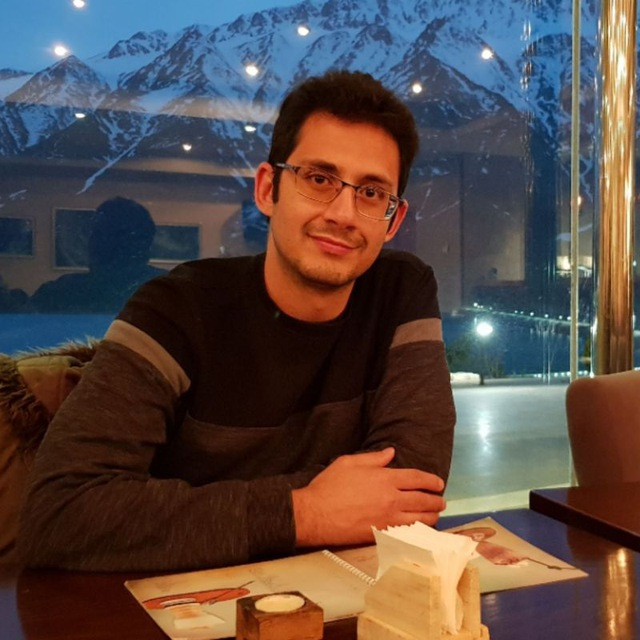
#> input picture 07-Image Segmentation and Recognition/images/akhavan.jpg, 640 x 640 px
$ jupyter execute 01-Grabcut.ipynb
#> lines starting #> are read from the running program, lines starting #| are printed output that depends on the picture; after the words box and inside, x2 and y2 are one past the last pixel; in counts of white or black regions, pixels touching at a corner belong together
## 1- Importing Libraries

[cell 1]
import cv2
import numpy as np
import matplotlib.pyplot as plt

## 2- Loading Image

[cell 2]
img = cv2.imread('images/akhavan.jpg')
#> img is the input picture: shape (640, 640, 3); mean B, G, R 69.2, 73.4, 88

rect = (21,50,460,600)
cv2.rectangle(img, (rect[0], rect[1]), (rect[2], rect[3]), (0,255,0), 2)
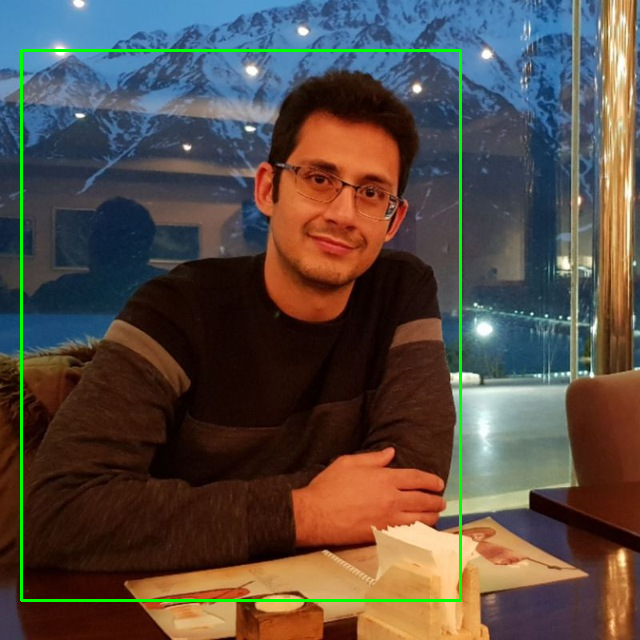
#> img: shape (640, 640, 3); 1.45% of pixels changed, all inside (x1, y1, x2, y2) = (20, 49, 462, 602)

plt.imshow(img[...,::-1])

## 3- Binary Mask

[cell 3]
img = cv2.imread('images/akhavan.jpg')

mask = np.zeros(img.shape[:2],np.uint8)
bgdModel = np.zeros((1,65),np.float64)
fgdModel = np.zeros((1,65),np.float64)

rect = (21,50,460,600)
cv2.grabCut(img,mask,rect,bgdModel,fgdModel,5,cv2.GC_INIT_WITH_RECT)
mask2 = np.where((mask==2)|(mask==0),0,1).astype('uint8')
result = img*mask2[:,:,np.newaxis]
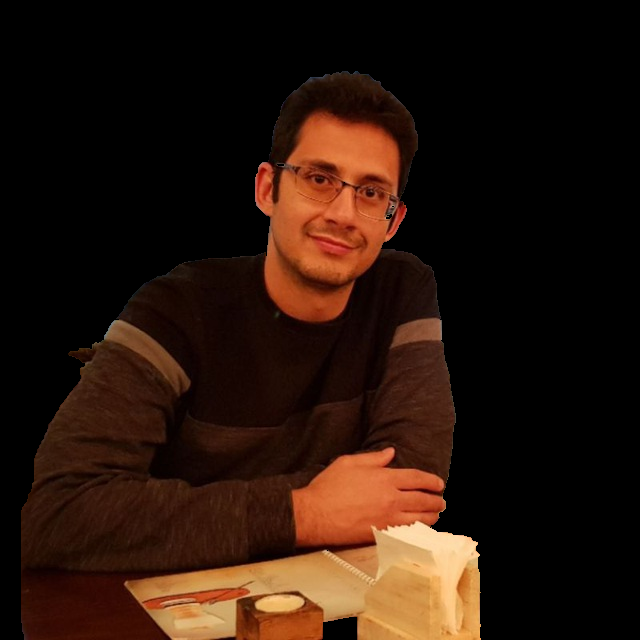
#> result: shape (640, 640, 3); mean B, G, R 11.1, 21.1, 40.5

plt.figure(figsize=[10,5])
plt.subplot(121);plt.imshow(img[...,::-1]);plt.title("image")
plt.subplot(122);plt.imshow(result[...,::-1]);plt.title("result")

### Cheking the Mask

[cell 4]
plt.imshow(mask);plt.colorbar();plt.show()
#> after `plt.imshow(mask)`:
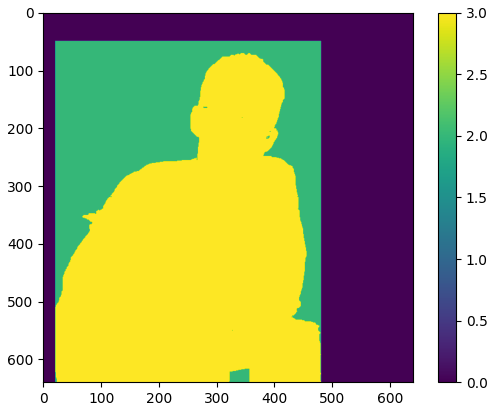
#> figure drawn by matplotlib, 2 panels

`cv2.GC_BGD` or `0` defines an **obvious background** pixels.

`cv2.GC_FGD` or `1` defines an **obvious foreground (object)** pixel.

`cv2.GC_PR_BGD` or `2` defines a **possible background** pixel.

`cv2.GC_PR_FGD` or `3` defines a **possible foreground** pixel.

[cell 5]
np.unique(mask)
#> Out = [0, 2, 3]

### more user interaction

[cell 6]
cv2.line(mask, (0,610), (600,550), cv2.GC_BGD, 15)
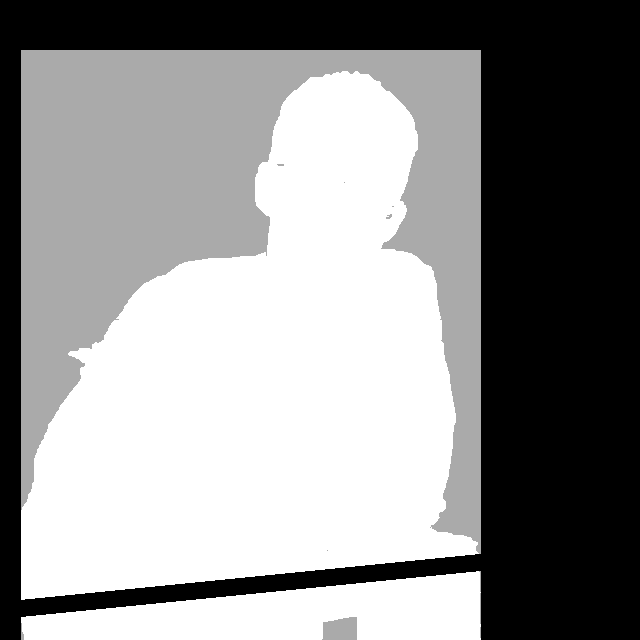
#> mask: shape (640, 640); min 0, max 3, mean 1.69; drawn with min black and max white
cv2.line(mask, (200,610), (400,610), cv2.GC_BGD, 15)
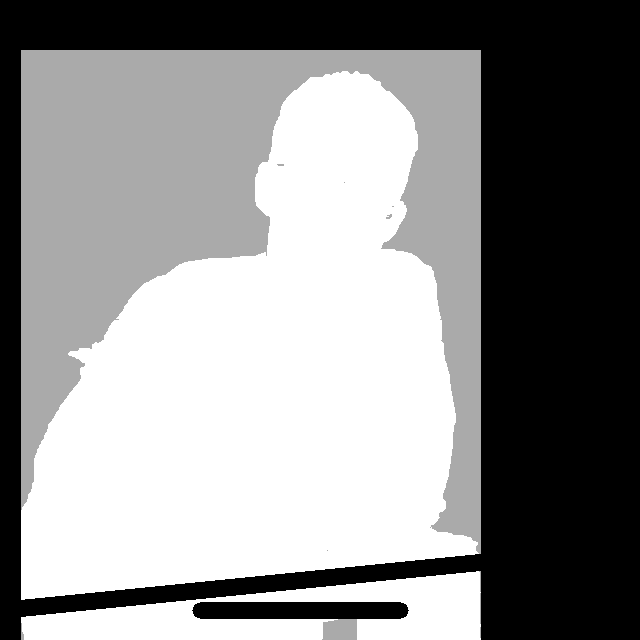
#> mask: shape (640, 640); 0.88% of pixels changed, all inside (x1, y1, x2, y2) = (192, 602, 409, 619); drawn with min black and max white
cv2.line(mask, (150,350), (400,210), cv2.GC_FGD, 15)
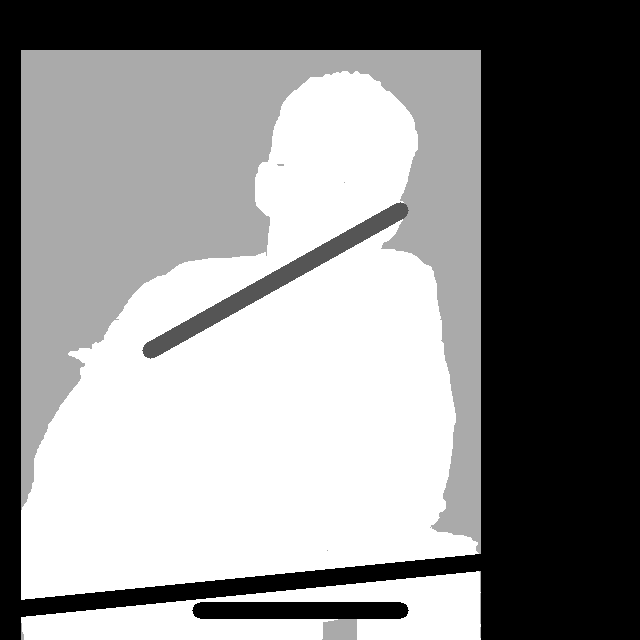
#> mask: shape (640, 640); 1.24% of pixels changed, all inside (x1, y1, x2, y2) = (142, 202, 409, 359); drawn with min black and max white

plt.imshow(mask);plt.colorbar();plt.show()
#> after `plt.imshow(mask)`:
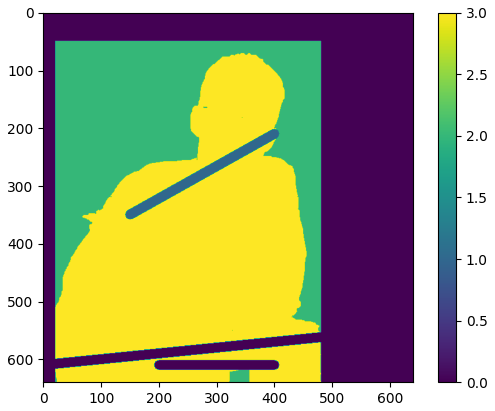
#> figure drawn by matplotlib, 2 panels

[cell 7]
img = cv2.imread('images/akhavan.jpg')

bgdmodel = np.zeros((1, 65), np.float64)
fgdmodel = np.zeros((1, 65), np.float64)
cv2.grabCut(img,mask,None,bgdModel,fgdModel,5,cv2.GC_INIT_WITH_MASK)

mask2 = np.where((mask==cv2.GC_PR_BGD)|(mask==cv2.GC_BGD),0,1).astype('uint8')
result = img*mask2[:,:,np.newaxis]
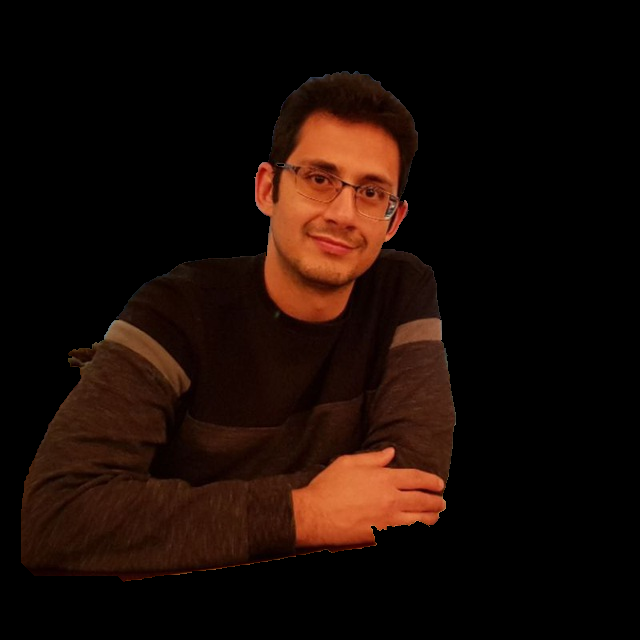
#> result: shape (640, 640, 3); mean B, G, R 5.4, 11, 25.3

plt.figure(figsize=[10,5])
plt.subplot(121);plt.imshow(img[...,::-1]);plt.title("image")
plt.subplot(122);plt.imshow(result[...,::-1]);plt.title("result")
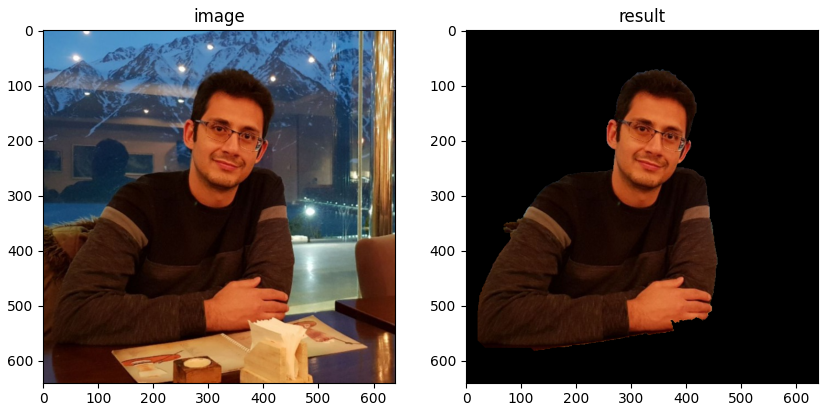
#> figure drawn by matplotlib, 2 panels

## 4- Background Removal Application

[cell 8]
draw_rectangle = False
drawing = False
rect_or_mask = -1
rect_is_drawed = False

def onmouse(event, x, y, flags, param):
    # Draw Rectangle
    global draw_rectangle, start_point, rect, drawing, rect_or_mask, draw_image, rect_is_drawed
    if event == cv2.EVENT_RBUTTONDOWN:
        draw_rectangle = True
        start_point = (x, y)

    elif event == cv2.EVENT_MOUSEMOVE:
        if draw_rectangle:
            draw_image = image.copy()
            cv2.rectangle(draw_image, start_point, (x, y), (255,0,0), 2)

    elif event == cv2.EVENT_RBUTTONUP:
        draw_rectangle = False
        cv2.rectangle(draw_image, start_point, (x, y), (255,0,0), 2)
        rect = (min(start_point[0], x), min(start_point[1], y), abs(start_point[0] - x), abs(start_point[1] - y))
        rect_is_drawed = True
        rect_or_mask = 0
    # draw touchup curves
    if event == cv2.EVENT_LBUTTONDOWN:
        if not rect_is_drawed:
            print("first draw rectangle \n")
        else:
            drawing = True
            cv2.circle(draw_image, (x,y), 3, value['color'], -1)
            cv2.circle(mask, (x,y), 3, value['val'], -1)

    elif event == cv2.EVENT_MOUSEMOVE:
        if drawing == True:
            cv2.circle(draw_image, (x, y), 3, value['color'], -1)
            cv2.circle(mask, (x, y), 3, value['val'], -1)

    elif event == cv2.EVENT_LBUTTONUP:
        if drawing == True:
            drawing = False


image = cv2.imread('images/akhavan.jpg')
draw_image = image.copy()                               # a copy of original image
mask = np.zeros(image.shape[:2], dtype = np.uint8)      # mask initialized to PR_BG
output = np.zeros(image.shape, np.uint8)                # output image to be shown

# input and output windows
cv2.namedWindow('output')
cv2.namedWindow('input')
cv2.setMouseCallback('input', onmouse)

DRAW_BG = {'color' : (0,0,0), 'val' : 0}
DRAW_FG = {'color' : (255,255,255), 'val' : 1}


while True:

    cv2.imshow('output', output)
    cv2.imshow('input', draw_image)
    k = cv2.waitKey(1)
#> (key Esc is pressed here)
    # key bindings
    if k == 27:         # esc to exit
        break
    elif k == ord('0'): # BG drawing
        value = DRAW_BG
    elif k == ord('1'): # FG drawing
        value = DRAW_FG
    elif k == ord('n'): # segment the image
        bgdmodel = np.zeros((1, 65), np.float64)
        fgdmodel = np.zeros((1, 65), np.float64)
        if rect_or_mask == 0:         # grabcut with rect
            cv2.grabCut(image, mask, rect, bgdmodel, fgdmodel, 1, cv2.GC_INIT_WITH_RECT)
            rect_or_mask = 1
        elif rect_or_mask == 1:       # grabcut with mask
            cv2.grabCut(image, mask, rect, bgdmodel, fgdmodel, 1, cv2.GC_INIT_WITH_MASK)


    mask2 = np.where((mask==1) + (mask==3), 255, 0).astype('uint8')
    output = cv2.bitwise_and(image, image, mask=mask2)

cv2.destroyAllWindows()
# cv2.imwrite('grabcut_output.png', output)

plt.figure(figsize=[10,5])
plt.subplot(121);plt.imshow(mask2, cmap='gray');plt.title("mask")
plt.subplot(122);plt.imshow(output[...,::-1]);plt.title("Output")
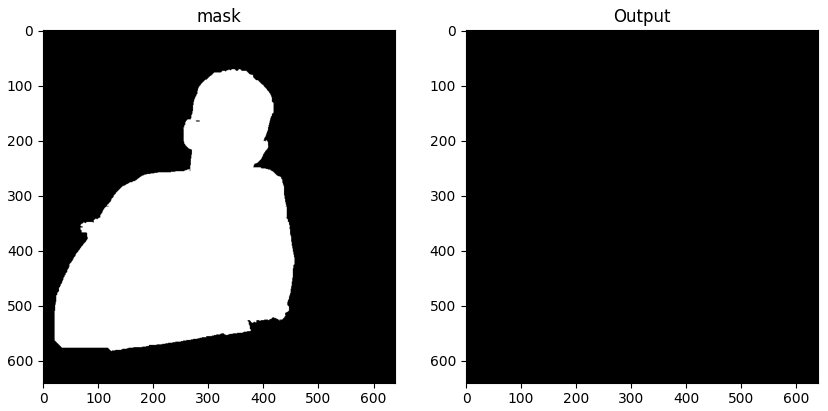
#> figure drawn by matplotlib, 2 panels

$ run again, with 07-Image Segmentation and Recognition/images/pedestrian.jpg copied over 07-Image Segmentation and Recognition/images/akhavan.jpg
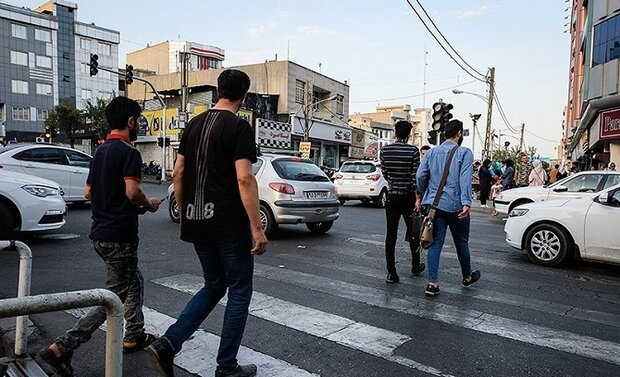
#> input picture 07-Image Segmentation and Recognition/images/pedestrian.jpg, 620 x 377 px
#> img is the input picture: shape (377, 620, 3); mean B, G, R 119.9, 114.8, 111.8
#> img: shape (377, 620, 3); 1.4% of pixels changed, all inside (x1, y1, x2, y2) = (20, 49, 462, 377)
#> `cv2.line(mask, (150,350), (400,210), cv2.GC_FGD, 15)`:
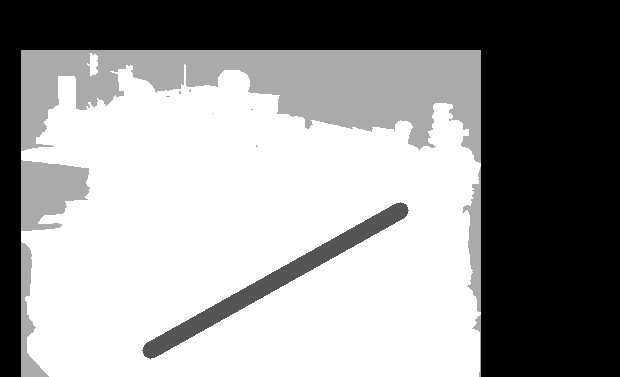
#> mask: shape (377, 620); min 0, max 3, mean 1.75; drawn with min black and max white
#> `[cell 8] draw_rectangle = False drawing = False rect_or_mask = -1 rect..`:
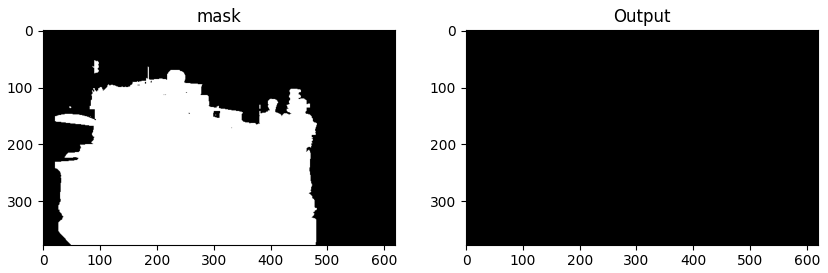
#> figure drawn by matplotlib, 2 panels

$ run again, with 07-Image Segmentation and Recognition/images/pedestrians_2.jpg copied over 07-Image Segmentation and Recognition/images/akhavan.jpg
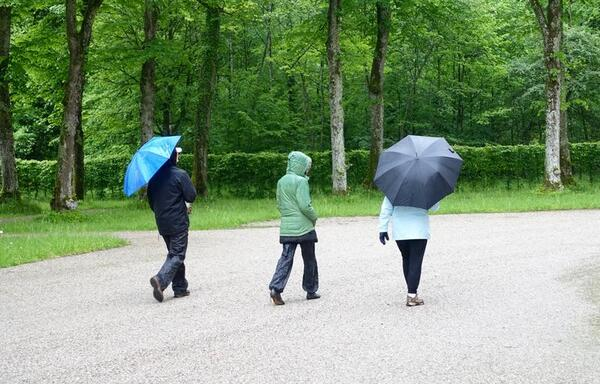
#> input picture 07-Image Segmentation and Recognition/images/pedestrians_2.jpg, 600 x 384 px
#> img is the input picture: shape (384, 600, 3); mean B, G, R 120.4, 151.3, 129.5
#> img: shape (384, 600, 3); 1.44% of pixels changed, all inside (x1, y1, x2, y2) = (20, 49, 462, 384)
#> `[cell 8] draw_rectangle = False drawing = False rect_or_mask = -1 rect..`:
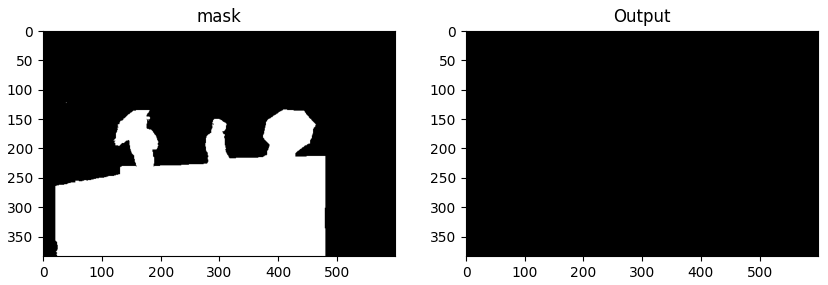
#> figure drawn by matplotlib, 2 panels
